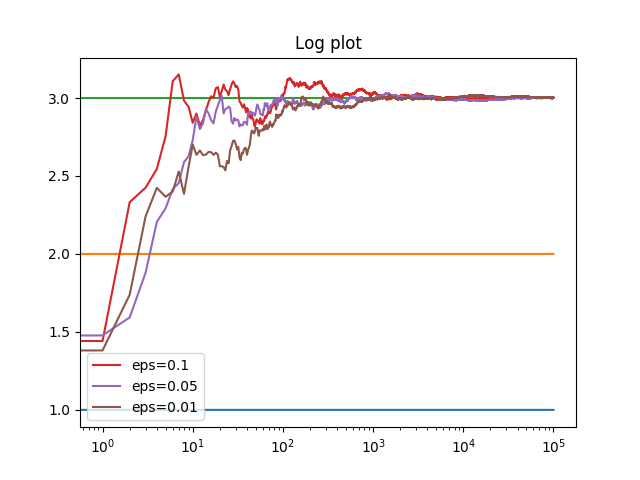

The script that drew this image:
import numpy as np
import matplotlib.pyplot as plt

class Bandit:
    def __init__(self, m, upper_limit):
        self.m = m
        self.mean = upper_limit
        self.N = 0

    def pull(self):
        return np.random.randn() + self.m

    def update(self, x):
        self.N+=1
        self.mean = (1 - 1.0/self.N)*self.mean + 1.0/self.N * x


def run_experiment(m1, m2, m3, N):
    bandits = [Bandit(m1, 4.0), Bandit(m2, 4.0), Bandit(m3, 4.0)]

    data = np.empty(N)
    for i in range(N):
        # implementing greedy with optimistic initial values
        j = np.argmax([b.mean for b in bandits])
        x = bandits[j].pull()
        bandits[j].update(x)

        data[i] = x
    cumulative_average = np.cumsum(data) / (np.arange(N)+1)
    '''
    plt.plot(cumulative_average)
    plt.plot(np.ones(N) * m1)
    plt.plot(np.ones(N) * m2)
    plt.plot(np.ones(N) * m3)
    plt.xscale("log")
    plt.show()
    '''
    for b in bandits:
        print(b.mean)
    return cumulative_average

if __name__ == "__main__":
    m_1 = 1.0
    m_2 = 2.0
    m_3 = 3.0
    N = 100000
    c_1 = run_experiment(m_1, m_2, m_3, N)
    c_05 = run_experiment(m_1, m_2, m_3, N)
    c_01 = run_experiment(m_1, m_2, m_3, N)
    #log scale plot
    plt.plot(np.ones(N) * m_1)
    plt.plot(np.ones(N) * m_2)
    plt.plot(np.ones(N) * m_3)
    plt.plot(c_1, label="eps=0.1")
    plt.plot(c_05, label="eps=0.05")
    plt.plot(c_01, label="eps=0.01")
    plt.legend()
    plt.title("Log plot")
    plt.xscale("log")
    plt.show()

    #linear plot
    plt.plot(c_1, label="eps=0.1")
    plt.plot(c_05, label="eps=0.05")
    plt.plot(c_01, label="eps=0.01")
    plt.legend()
    plt.title("linear plot")
    plt.xscale("linear")
    plt.show()
